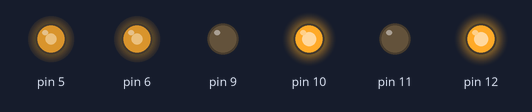
A sketch run on a simulated Arduino Uno, built with avr-gcc and run on an emulated ATmega328P. Shown: output pins drawn as LEDs (lit = HIGH). What the sketch prints to the serial monitor is not drawn.

Above: at 0.1 s.
At 2.1 s:
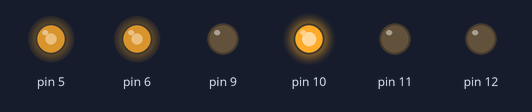
At 4.1 s:
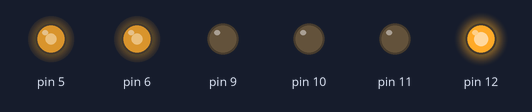
At 6.1 s:
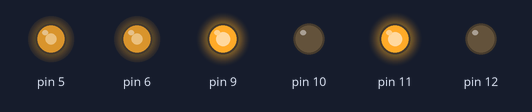
Timing chart, 0 to 7.6 s (numbered marks = the images above):
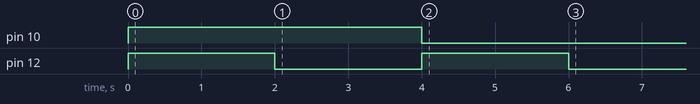

The sketch:

copy_of_copy_of_motor_de_engrenagem1.ino
```cpp
void setup()
{
  Serial.begin(9600);
  pinMode(5, OUTPUT);
  pinMode(6, OUTPUT);
  pinMode(9, OUTPUT);
  pinMode(10, OUTPUT);
  pinMode(11, OUTPUT);
  pinMode(12, OUTPUT);

  // define a velocidade dos motores como máxima
  analogWrite(5, 170);
  analogWrite(6, 170);
  // Desligar os motores
  	digitalWrite(9, LOW);
    digitalWrite(10, LOW);
    digitalWrite(11, LOW);
    digitalWrite(12, LOW);


     // Wait for 1000 millisecond(s)
    Serial.println("Mover Para frente");
    digitalWrite(10, HIGH);
    digitalWrite(12, HIGH);
  	digitalWrite(9, LOW);
    digitalWrite(11, LOW);

  	delay(2000);
  	digitalWrite(9, LOW);
    digitalWrite(10, HIGH);
    digitalWrite(11, LOW);
    digitalWrite(12, LOW);

  	delay(2000);
  	digitalWrite(9, LOW);
    digitalWrite(10, LOW);
    digitalWrite(11, LOW);
    digitalWrite(12, HIGH);

  	delay(2000);
  	digitalWrite(9, HIGH);
    digitalWrite(10, LOW);
    digitalWrite(11, HIGH);
    digitalWrite(12, LOW);

}

void loop()
{

}
```
